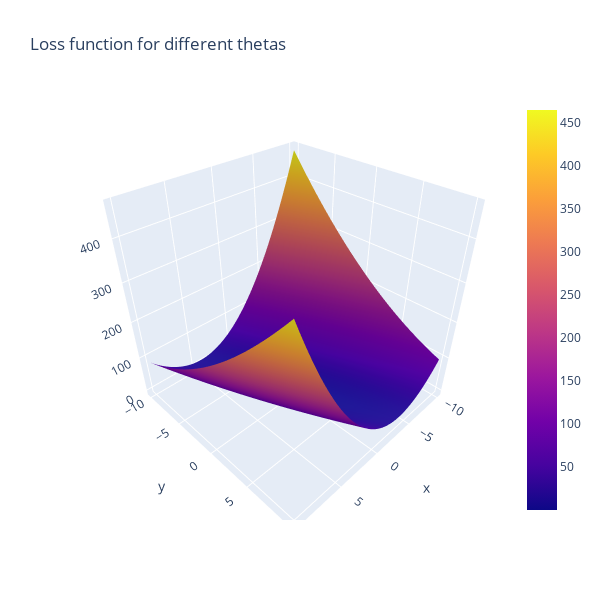

Notebook code for this chart:
### Markdown cell above
## Visualizations

### Code cell
line_marker = dict(color='#101010', width=2)
fig = go.Figure()
fig.add_surface(x=theta1_vals, y=theta0_vals, z=J_vals)
fig.add_scatter3d(x=theta1_history1, y=theta0_history1, z=J_history1, line=line_marker, name='')
#The below line adds a graph of just the loss over iterations in a 2D plane
plt.plot(theta0_history1, theta1_history1, 'r+');
fig.update_layout(title='Loss function for different thetas', autosize=True,
                  width=600, height=600, xaxis_title='theta0', 
                 yaxis_title='theta1')
fig.show()
